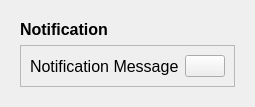
        <widget class="QCustomSlideMenu" name="popupNotification" native="true">
         <layout class="QVBoxLayout" name="verticalLayout_16">
          <item>
           <widget class="QWidget" name="popupNotificationSub" native="true">
            <layout class="QVBoxLayout" name="verticalLayout_17">
             <item>
              <widget class="QLabel" name="label_10">
               <property name="font">
                <font>
                 <family>Arial</family>
                 <pointsize>12</pointsize>
                 <weight>75</weight>
                 <bold>true</bold>
                </font>
               </property>
               <property name="text">
                <string>Notification</string>
               </property>
              </widget>
             </item>
             <item>
              <widget class="QFrame" name="frame_8">
               <property name="frameShape">
                <enum>QFrame::StyledPanel</enum>
               </property>
               <property name="frameShadow">
                <enum>QFrame::Raised</enum>
               </property>
               <layout class="QHBoxLayout" name="horizontalLayout_8">
                <item>
                 <widget class="QLabel" name="label_9">
                  <property name="sizePolicy">
                   <sizepolicy hsizetype="Expanding" vsizetype="Preferred">
                    <horstretch>0</horstretch>
                    <verstretch>0</verstretch>
                   </sizepolicy>
                  </property>
                  <property name="font">
                   <font>
                    <family>Arial</family>
                    <pointsize>12</pointsize>
                    <weight>50</weight>
                    <bold>false</bold>
                   </font>
                  </property>
                  <property name="text">
                   <string>Notification Message</string>
                  </property>
                 </widget>
                </item>
                <item>
                 <widget class="QPushButton" name="CloseNotificationBtn">
                  <property name="toolTip">
                   <string>Close Notification Message</string>
                  </property>
                  <property name="text">
                   <string/>
                  </property>
                  <property name="icon">
                   <iconset resource="resources.qrc">
                    <normaloff>:/icons/icons/x-circle.svg</normaloff>:/icons/icons/x-circle.svg</iconset>
                  </property>
                  <property name="iconSize">
                   <size>
                    <width>24</width>
                    <height>24</height>
                   </size>
                  </property>
                 </widget>
                </item>
               </layout>
              </widget>
             </item>
            </layout>
           </widget>
          </item>
         </layout>
        </widget>
